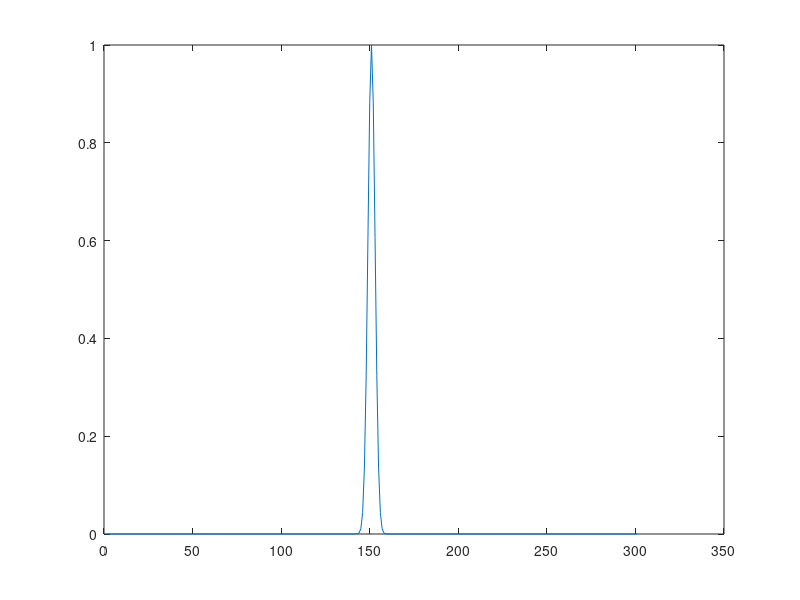
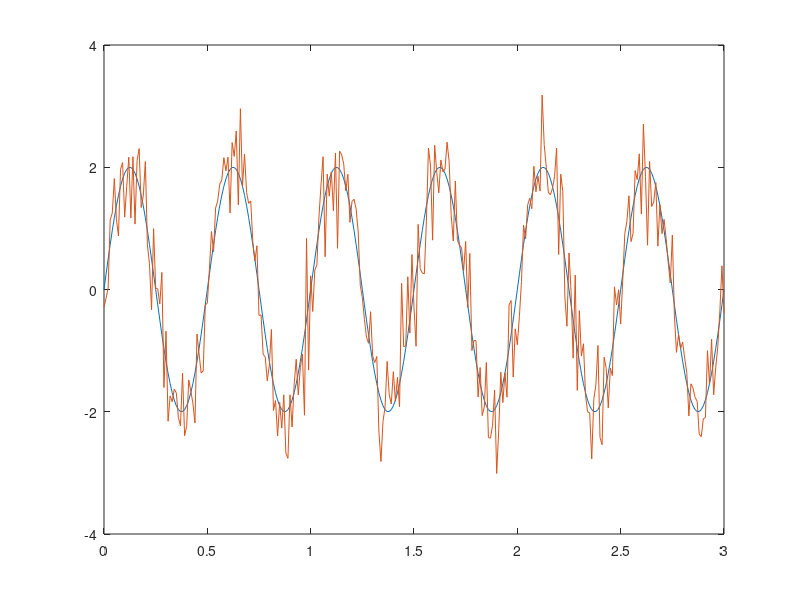
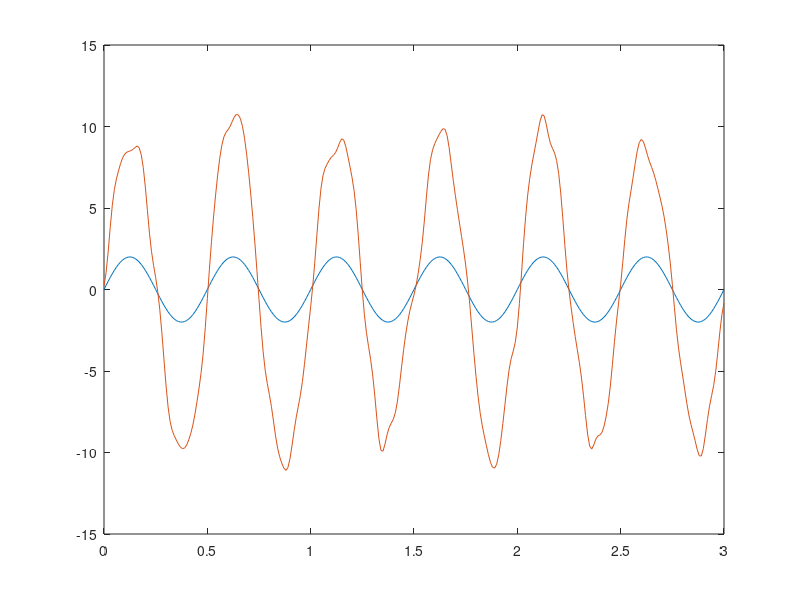
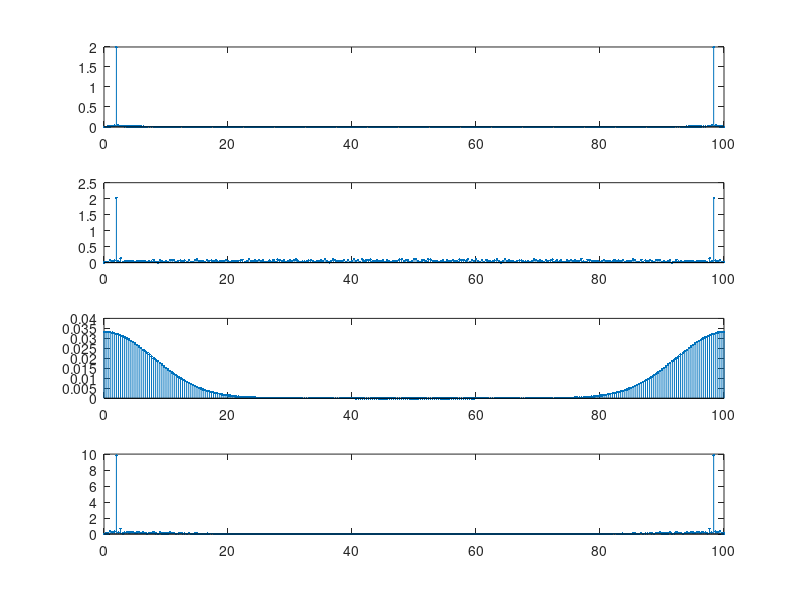

Write the MATLAB code that produced these figures, in order.
clc; close all; clear all;
Ts = 0.01;
t_stop = 3;
f = 2;
t = 0:Ts:t_stop;
w = 2*pi*f;
A = 2;
n = 0.5*randn(size(t));
s = A*sin(w*t);
sn = s+n;
N = length(t);

% x = -floor(N/2):floor(N/2);
sigma = 2;
alpha = (N-1)/(2*sigma);
f_mask = gausswin(N,alpha);
plot(f_mask);
% f_mask = f_mask/sum(f_mask);
figure;
plot(t,s,t,sn);
sf = conv(sn,f_mask,'same');
figure;
plot(t,s,t,sf);
% =====
m_s  = abs((2/N)*fft(s));
m_sn = abs((2/N)*fft(sn));
m_f = abs((2/N)*fft(f_mask));
m_sf = abs((2/N)*fft(sf));
df = 1/t_stop;
fa = (0:N-1)*df;

figure;
subplot(4,1,1);
stem(fa,m_s,'Marker','.');
subplot(4,1,2);
stem(fa,m_sn,'Marker','.');
subplot(4,1,3);
stem(fa,m_f,'Marker','.');
subplot(4,1,4);
stem(fa,m_sf,'Marker','.');

